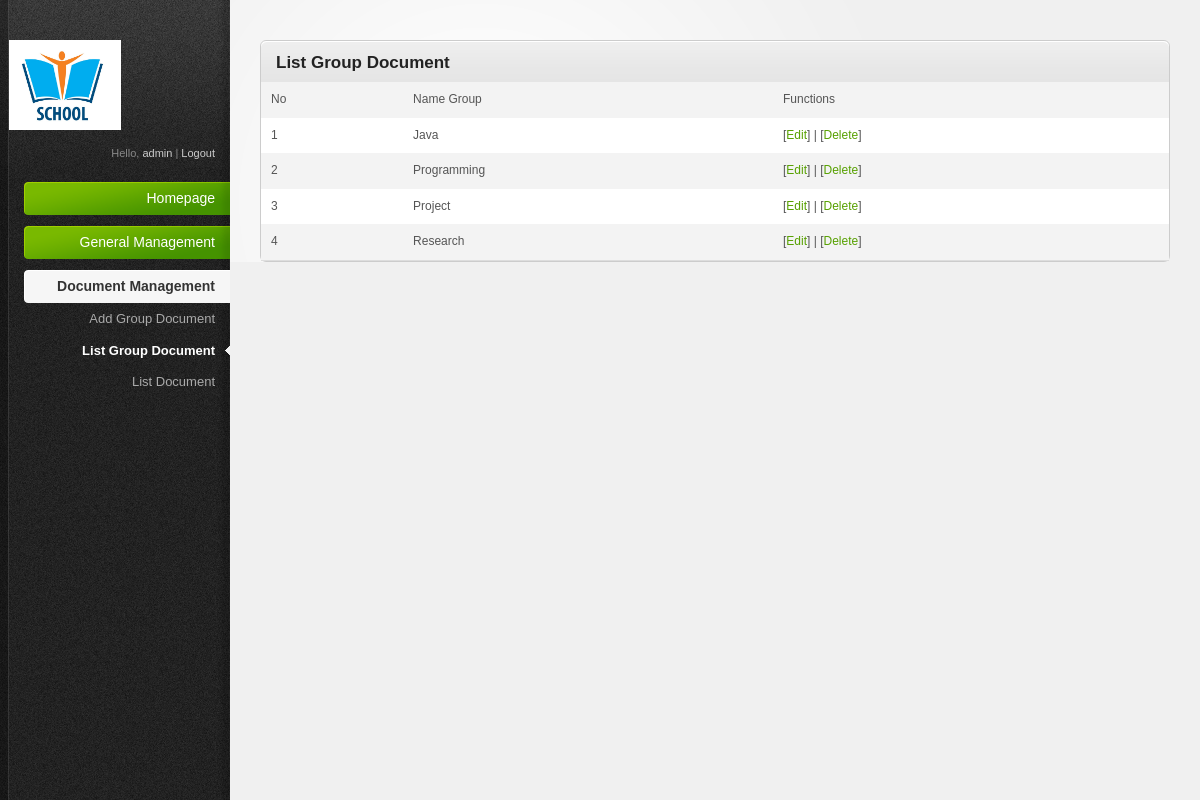
Screenshot of /admin/index.php?act=groupDoc (signed in) with the database file from the repository.
### tables this page shows
CREATE TABLE IF NOT EXISTS `tbl_groupDoc` (
  `id` int(11) NOT NULL AUTO_INCREMENT,
  `name` varchar(50) NOT NULL,
  PRIMARY KEY (`id`)
);

### admin/modules/groupDoc/List.php (the view)
<div class="content-box-header">
	<h3>List Group Document</h3>
</div>
<table>
	<tr>
		<td>No</td>
		<td>Name Group</td>
		<td>Functions</td>
	</tr>
<?php
$sql="select * from tbl_groupDoc order by id desc";
$qr=mysql_query($sql);
$i=0;
while ($kq=mysql_fetch_array($qr)) {
	$i++;
	echo "<tr>";
		echo "<td>".$i."</td>";
		echo "<td>".$kq['name']."</td>";
		echo "<td>[<a href='?act=groupDoc&mod=edit&id=$kq[id]'>Edit</a>] | [<a href='?act=groupDoc&mod=delete&id=$kq[id]' onclick='return checkDel()'>Delete</a>]</td>";
	echo "</tr>";
}
?>
</table>

### admin/teamplates/css/style.css (style rules this page uses)
html { font-size: 100%; height: 100%; margin-bottom: 1px; }
body { font-family: Arial, Helvetica, sans-serif; color: #555; background: #f0f0f0 url('../images/bg-body.gif') top left repeat-y; font-size: 12px; }
h1, h2, h3, h4, h5, h6 { font-family: Helvetica, Arial, sans-serif; color: #222; font-weight: bold; }
h3 { font-size: 17px; padding: 0 0 10px 0; }
a { color: #57a000; text-decoration: none; }
.content-box-header { background: #e5e5e5 url('../images/bg-content-box.gif') top left repeat-x; margin-top: 1px; height: 40px; }
.content-box-header h3 { padding: 12px 15px 10px; float: left; }
#main-content table { width: 100%; border-collapse: collapse; }
#main-content tbody tr { background: #fff; }
#main-content tbody tr.alt-row { background: #f3f3f3; }
#main-content table td, #main-content table th { padding: 10px; line-height: 1.3em; }

### admin/teamplates/css/invalid.css (style rules this page uses)
.content-box, .content-box-header, ul.content-box-tabs li a.current, .shortcut-button, .notification { -moz-border-radius: 6px; -webkit-border-radius: 6px; border-radius: 6px; }
.content-box-header { -moz-border-radius-bottomleft: 0; -moz-border-radius-bottomright: 0; -webkit-border-bottom-left-radius: 0; -webkit-border-bottom-right-radius: 0; border-bottom-left-radius: 0; border-bottom-right-radius: 0; }

### rows the page displays
tbl_groupdoc: name "Java"
tbl_groupdoc: name "Programming"
tbl_groupdoc: name "Project"
tbl_groupdoc: name "Research"

### other values shown
$_SESSION['adminID'] "admin"
